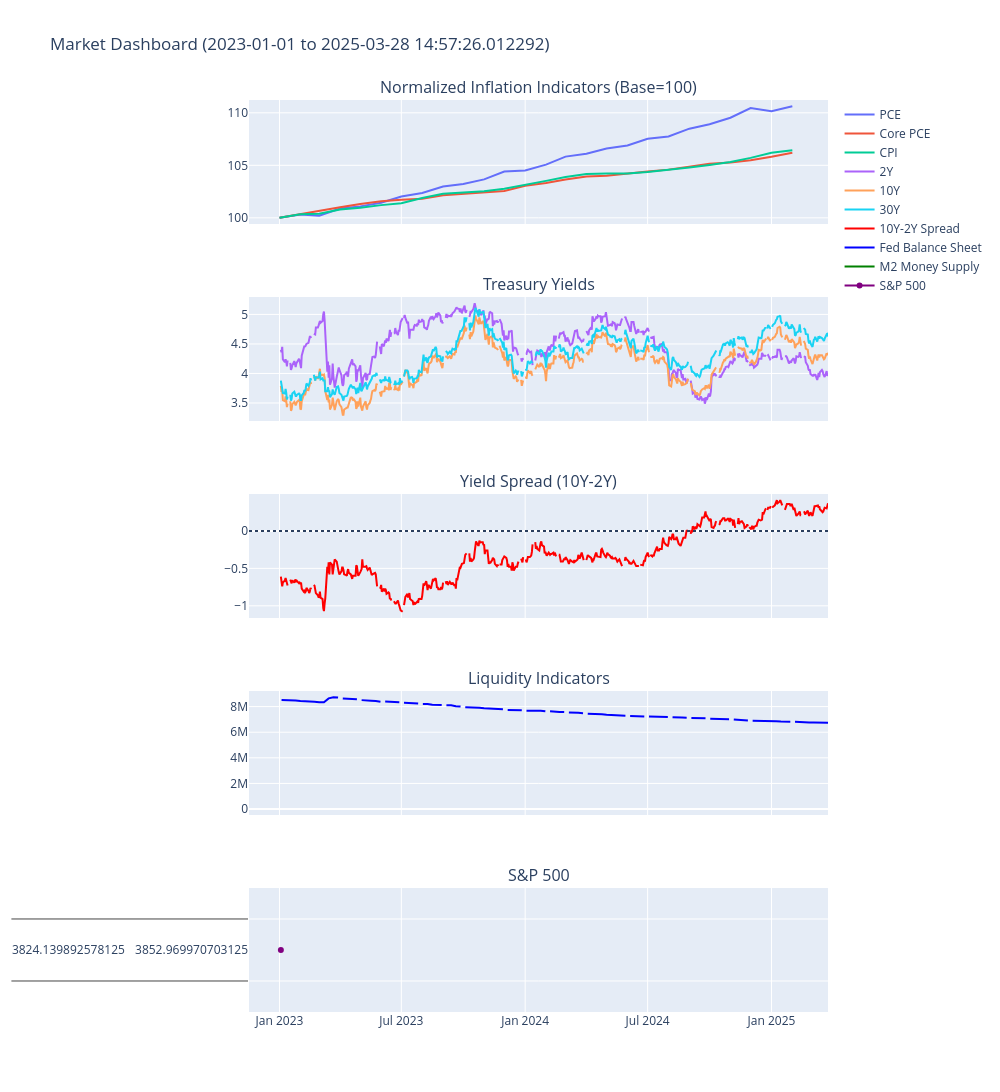

Source (notebook cell):
### Code cell
# 4. VISUALIZATION DASHBOARD
def create_dashboard(data):
    fig = make_subplots(
        rows=5, cols=1,
        shared_xaxes=True,
        subplot_titles=(
            "Normalized Inflation Indicators (Base=100)",
            "Treasury Yields", 
            "Yield Spread (10Y-2Y)",
            "Liquidity Indicators",
            "S&P 500"
        ),
        vertical_spacing=0.08
    )
    
    # Inflation (normalized)
    for col in data['inflation'].columns:
        fig.add_trace(
            go.Scatter(
                x=data['inflation'].index,
                y=data['inflation'][col],
                name=col,
                mode='lines'
            ),
            row=1, col=1
        )
    
    # Yields
    for col in ['2Y', '10Y', '30Y']:
        fig.add_trace(
            go.Scatter(
                x=data['yields'].index,
                y=data['yields'][col],
                name=col,
                mode='lines'
            ),
            row=2, col=1
        )
    
    # Spread
    fig.add_trace(
        go.Scatter(
            x=data['yields'].index,
            y=data['yields']['10Y-2Y Spread'],
            name='10Y-2Y Spread',
            line=dict(color='red')
        ),
        row=3, col=1
    )
    fig.add_hline(y=0, line_dash="dot", row=3, col=1)
    
    # Liquidity
    fig.add_trace(
        go.Scatter(
            x=data['liquidity'].index,
            y=data['liquidity']['Fed Balance Sheet'],
            name='Fed Balance Sheet',
            line=dict(color='blue')
        ),
        row=4, col=1
    )
    fig.add_trace(
        go.Scatter(
            x=data['liquidity'].index,
            y=data['liquidity']['M2 Money Supply'],
            name='M2 Money Supply',
            line=dict(color='green')
        ),
        row=4, col=1
    )
    
    # S&P 500 (with existence check)
    if not data['sp500'].empty:
        fig.add_trace(
            go.Scatter(
                x=data['sp500'].index,
                y=data['sp500'],
                name='S&P 500',
                line=dict(color='purple')
            ),
            row=5, col=1
        )
    else:
        fig.add_annotation(
            row=5, col=1,
            text="S&P 500 data not available",
            showarrow=False
        )
    
    # Update layout (FIXED DATE FORMATTING)
    fig.update_layout(
        height=1400,
        width=1000,
        title_text=f"Market Dashboard ({start_date.value} to {end_date.value})",  # Removed .date()
        hovermode="x unified",
        showlegend=True
    )
    
    return fig

# Display dashboard
dashboard = create_dashboard(data)
dashboard.show()

### Figure 1 — Plotly figure (JSON) as saved in the notebook; plotly's stock layout.template omitted (floating-point values rounded to 4 significant figures; data arrays with more than 128 entries replaced by an {"elided": "..."} marker saying what was removed)
{"data": [{"mode": "lines", "name": "PCE", "type": "scatter", "x": ["2023-01-01T00:00:00.000000000", "2023-02-01T00:00:00.000000000", "2023-03-01T00:00:00.000000000", "2023-04-01T00:00:00.000000000", "2023-05-01T00:00:00.000000000", "2023-06-01T00:00:00.000000000", "2023-07-01T00:00:00.000000000", "2023-08-01T00:00:00.000000000", "2023-09-01T00:00:00.000000000", "2023-10-01T00:00:00.000000000", "2023-11-01T00:00:00.000000000", "2023-12-01T00:00:00.000000000", "2024-01-01T00:00:00.000000000", "2024-02-01T00:00:00.000000000", "2024-03-01T00:00:00.000000000", "2024-04-01T00:00:00.000000000", "2024-05-01T00:00:00.000000000", "2024-06-01T00:00:00.000000000", "2024-07-01T00:00:00.000000000", "2024-08-01T00:00:00.000000000", "2024-09-01T00:00:00.000000000", "2024-10-01T00:00:00.000000000", "2024-11-01T00:00:00.000000000", "2024-12-01T00:00:00.000000000", "2025-01-01T00:00:00.000000000", "2025-02-01T00:00:00.000000000"], "xaxis": "x", "y": [100.0, 100.3, 100.2, 100.9, 101.1, 101.4, 102.0, 102.4, 103.0, 103.2, 103.7, 104.4, 104.5, 105.1, 105.8, 106.1, 106.6, 106.9, 107.5, 107.7, 108.5, 108.9, 109.5, 110.5, 110.2, 110.6], "yaxis": "y"}, {"mode": "lines", "name": "Core PCE", "type": "scatter", "x": ["2023-01-01T00:00:00.000000000", "2023-02-01T00:00:00.000000000", "2023-03-01T00:00:00.000000000", "2023-04-01T00:00:00.000000000", "2023-05-01T00:00:00.000000000", "2023-06-01T00:00:00.000000000", "2023-07-01T00:00:00.000000000", "2023-08-01T00:00:00.000000000", "2023-09-01T00:00:00.000000000", "2023-10-01T00:00:00.000000000", "2023-11-01T00:00:00.000000000", "2023-12-01T00:00:00.000000000", "2024-01-01T00:00:00.000000000", "2024-02-01T00:00:00.000000000", "2024-03-01T00:00:00.000000000", "2024-04-01T00:00:00.000000000", "2024-05-01T00:00:00.000000000", "2024-06-01T00:00:00.000000000", "2024-07-01T00:00:00.000000000", "2024-08-01T00:00:00.000000000", "2024-09-01T00:00:00.000000000", "2024-10-01T00:00:00.000000000", "2024-11-01T00:00:00.000000000", "2024-12-01T00:00:00.000000000", "2025-01-01T00:00:00.000000000", "2025-02-01T00:00:00.000000000"], "xaxis": "x", "y": [100.0, 100.4, 100.7, 101.0, 101.3, 101.6, 101.7, 101.8, 102.1, 102.3, 102.4, 102.5, 103.1, 103.3, 103.7, 103.9, 104.0, 104.2, 104.4, 104.6, 104.9, 105.2, 105.3, 105.5, 105.8, 106.2], "yaxis": "y"}, {"mode": "lines", "name": "CPI", "type": "scatter", "x": ["2023-01-01T00:00:00.000000000", "2023-02-01T00:00:00.000000000", "2023-03-01T00:00:00.000000000", "2023-04-01T00:00:00.000000000", "2023-05-01T00:00:00.000000000", "2023-06-01T00:00:00.000000000", "2023-07-01T00:00:00.000000000", "2023-08-01T00:00:00.000000000", "2023-09-01T00:00:00.000000000", "2023-10-01T00:00:00.000000000", "2023-11-01T00:00:00.000000000", "2023-12-01T00:00:00.000000000", "2024-01-01T00:00:00.000000000", "2024-02-01T00:00:00.000000000", "2024-03-01T00:00:00.000000000", "2024-04-01T00:00:00.000000000", "2024-05-01T00:00:00.000000000", "2024-06-01T00:00:00.000000000", "2024-07-01T00:00:00.000000000", "2024-08-01T00:00:00.000000000", "2024-09-01T00:00:00.000000000", "2024-10-01T00:00:00.000000000", "2024-11-01T00:00:00.000000000", "2024-12-01T00:00:00.000000000", "2025-01-01T00:00:00.000000000", "2025-02-01T00:00:00.000000000"], "xaxis": "x", "y": [100.0, 100.3, 100.4, 100.8, 101.0, 101.2, 101.4, 101.9, 102.3, 102.4, 102.5, 102.8, 103.1, 103.5, 103.9, 104.2, 104.2, 104.2, 104.4, 104.5, 104.8, 105.0, 105.3, 105.7, 106.2, 106.4], "yaxis": "y"}, {"mode": "lines", "name": "2Y", "type": "scatter", "x": {"elided": "583 str values"}, "xaxis": "x2", "y": {"elided": "583 float values"}, "yaxis": "y2"}, {"mode": "lines", "name": "10Y", "type": "scatter", "x": {"elided": "583 str values"}, "xaxis": "x2", "y": {"elided": "583 float values"}, "yaxis": "y2"}, {"mode": "lines", "name": "30Y", "type": "scatter", "x": {"elided": "583 str values"}, "xaxis": "x2", "y": {"elided": "583 float values"}, "yaxis": "y2"}, {"line": {"color": "red"}, "name": "10Y-2Y Spread", "type": "scatter", "x": {"elided": "583 str values"}, "xaxis": "x3", "y": {"elided": "583 float values"}, "yaxis": "y3"}, {"line": {"color": "blue"}, "name": "Fed Balance Sheet", "type": "scatter", "x": {"elided": "138 str values"}, "xaxis": "x4", "y": {"elided": "138 float values"}, "yaxis": "y4"}, {"line": {"color": "green"}, "name": "M2 Money Supply", "type": "scatter", "x": {"elided": "138 str values"}, "xaxis": "x4", "y": {"elided": "138 float values"}, "yaxis": "y4"}, {"line": {"color": "purple"}, "name": "S&P 500", "type": "scatter", "x": {"elided": "560 str values"}, "xaxis": "x5", "y": {"elided": "560x1 float values"}, "yaxis": "y5"}], "layout": {"annotations": [{"font": {"size": 16}, "showarrow": false, "text": "Normalized Inflation Indicators (Base=100)", "x": 0.5, "xanchor": "center", "xref": "paper", "y": 1.0, "yanchor": "bottom", "yref": "paper"}, {"font": {"size": 16}, "showarrow": false, "text": "Treasury Yields", "x": 0.5, "xanchor": "center", "xref": "paper", "y": 0.784, "yanchor": "bottom", "yref": "paper"}, {"font": {"size": 16}, "showarrow": false, "text": "Yield Spread (10Y-2Y)", "x": 0.5, "xanchor": "center", "xref": "paper", "y": 0.568, "yanchor": "bottom", "yref": "paper"}, {"font": {"size": 16}, "showarrow": false, "text": "Liquidity Indicators", "x": 0.5, "xanchor": "center", "xref": "paper", "y": 0.352, "yanchor": "bottom", "yref": "paper"}, {"font": {"size": 16}, "showarrow": false, "text": "S&P 500", "x": 0.5, "xanchor": "center", "xref": "paper", "y": 0.136, "yanchor": "bottom", "yref": "paper"}], "height": 1400, "hovermode": "x unified", "shapes": [{"line": {"dash": "dot"}, "type": "line", "x0": 0, "x1": 1, "xref": "x3 domain", "y0": 0, "y1": 0, "yref": "y3"}], "showlegend": true, "title": {"text": "Market Dashboard (2023-01-01 to 2025-03-28 14:57:26.012292)"}, "width": 1000, "xaxis": {"anchor": "y", "domain": [0, 1], "matches": "x5", "showticklabels": false}, "xaxis2": {"anchor": "y2", "domain": [0, 1], "matches": "x5", "showticklabels": false}, "xaxis3": {"anchor": "y3", "domain": [0, 1], "matches": "x5", "showticklabels": false}, "xaxis4": {"anchor": "y4", "domain": [0, 1], "matches": "x5", "showticklabels": false}, "xaxis5": {"anchor": "y5", "domain": [0, 1]}, "yaxis": {"anchor": "x", "domain": [0.864, 1.0]}, "yaxis2": {"anchor": "x2", "domain": [0.648, 0.784]}, "yaxis3": {"anchor": "x3", "domain": [0.432, 0.568]}, "yaxis4": {"anchor": "x4", "domain": [0.216, 0.352]}, "yaxis5": {"anchor": "x5", "domain": [0, 0.136]}}}
